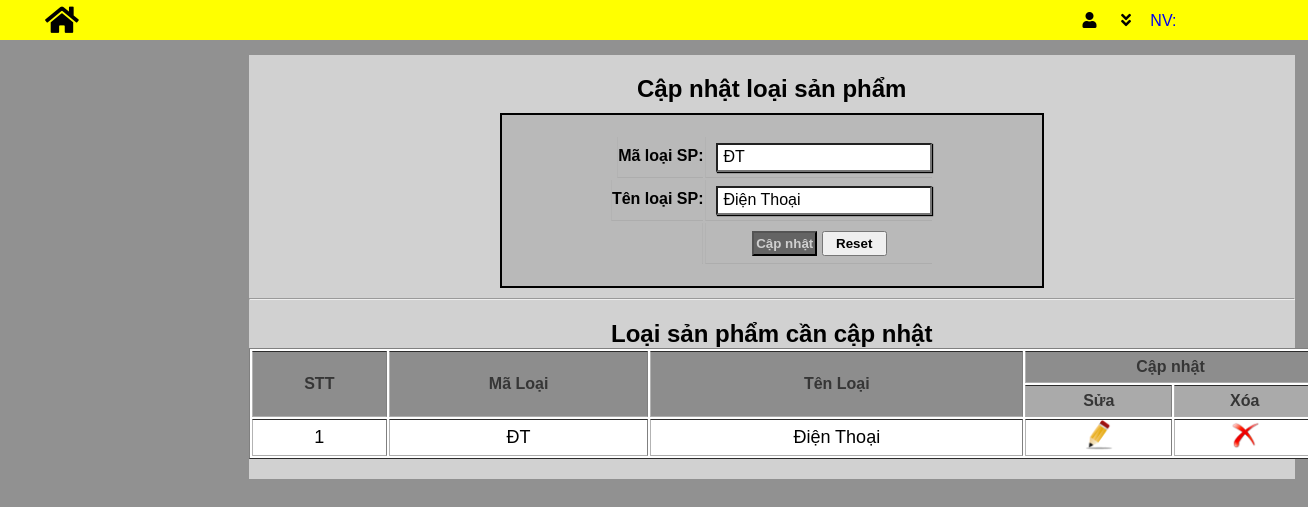
/admin/sua_loaisp.php?id=ĐT, run on the app's committed database.
### tables this page shows
CREATE TABLE `loaisp` (
  `ma_loaisp` varchar(20) NOT NULL,
  `ten_loaisp` varchar(200) NOT NULL
);

### admin/sua_loaisp.php (the view, shortened to what this page needs)
<!DOCTYPE html>
<html lang="en">
<head>
    <link rel="stylesheet" href="../css/admin.css">
    <link rel="stylesheet" href="../css/them_lsp_th_sp.css">
    <link rel="stylesheet" href="../css/danhsach_lsp_th_sp.css">
    <link rel="stylesheet" href="https://cdnjs.cloudflare.com/ajax/libs/font-awesome/5.15.1/css/all.min.css" />
</head>
<body>
    <?php
        include 'tieude.php';
    ?>
    <div id="content">
            <?php
                include '/NienLuanCS/connection/connection.php';
                $id = $_GET['id'];
                $sql1 = "SELECT * from loaisp where ma_loaisp = '".$id."'";
                $result = $con->query($sql1);
                $i = 0;
                $row = $result->fetch_assoc()
            ?>
        <div id="noidungchinh">
        <h2>Cập nhật loại sản phẩm</h2>
            <div id="themloaisp">
                <form action="xuly_sua_loaisp.php" method="POST" >
                    <table>
                        <tr>
                            <td>Mã loại SP: </td>
                            <td><input type="text" name="ma_loai" placeholder="Mã loại sản phẩm" value="<?php echo $row['ma_loaisp']?>"></td>
                        </tr>
                        <tr>
                            <td>Tên loại SP: </td>
                            <td><input type="text" name="ten_loai" placeholder="Tên loại sản phẩm" value="<?php echo $row['ten_loaisp']?>"></td>
                        </tr>
                        <tr>
                            <td>
                                <input type="submit" value="Cập nhật">
                                <input type="reset" value="Reset">
                            </td>
                        </tr>
                    </table>
                </form>
            </div>
            <hr>
            <div id="danhsach">
            <h2>Loại sản phẩm cần cập nhật</h2>
                <table border="1">
                    <tr>
                        <th rowspan="2">STT</th>
                        <th rowspan="2">Mã Loại</th>
                        <th rowspan="2">Tên Loại</th>
                        <th colspan="2">Cập nhật</th>
                    </tr>
                    <tr>
                        <th>Sửa</th>
                        <th>Xóa</th>
                    </tr>
            <?php
                    echo "
                        <tr>
                            <td>".($i = $i + 1)."</td>
                            <td>".$row['ma_loaisp']."</td>
                            <td>".$row['ten_loaisp']."</td>
                            <td><a href='sua_loaisp.php?id=".$row['ma_loaisp']."'><img src='../img/edit.png' alt=''></a></td>
                            <td><a href='xoa_loaisp.php?id=".$row['ma_loaisp']."'><img src='../img/delete.png' alt=''></a></td>
                        </tr>";
            ?>
                </table>
            </div>
        </div>
    </div>
</body>
</html>

### css/admin.css (style rules this page uses)
* { padding: 0; margin: 0; }
body { background-color: rgb(145, 145, 145); font-family: sans-serif; }
a { text-decoration: none; }
#content { width: 100%; display: flex; }
#content #noidungchinh { width: 80%; margin: 0 auto; background-color: rgb(209, 209, 209); margin-left: 19%; margin-top: 55px; display: table-row; align-items: center; justify-content: center; padding-bottom: 20px; }
#content #noidungchinh { text-align: center; }

### css/them_lsp_th_sp.css (style rules this page uses)
#content #noidungchinh h2 { text-align: center; margin-top: 10px; }
#content #noidungchinh form { width: 500px; border: 2px solid black; background-color: rgb(185, 185, 185); display: flex; align-items: center; justify-content: center; padding: 20px; margin: 10px auto; }
#content #noidungchinh form table tr td:first-child { font-weight: bold; float: right; padding-top: 10px; }
#content #noidungchinh form table tr td input[type=text], input[type=password] { height: 25px; padding-left: 5px; font-size: 16px; outline: none; box-shadow: 1px 1px 1px black; float: left; margin-left: 10px; }
#content #noidungchinh input[type="submit"] { width: 65px; height: 25px; background-color: rgb(100, 100, 100); color: rgb(207, 207, 207); font-weight: bold; }
#content #noidungchinh input[type="reset"] { width: 65px; height: 25px; font-weight: bold; }

### css/danhsach_lsp_th_sp.css (style rules this page uses)
#content #noidungchinh #danhsach table { width: 1070px; margin: auto; background-color: rgb(255, 255, 255); color: rgb(0, 0, 0); font-size: 18px; font-weight: 400; }
#content #noidungchinh #danhsach table tr:first-child { background-color: rgb(141, 141, 141); font-size: 16px; color: rgb(54, 54, 54); }
#content #noidungchinh #danhsach table tr:nth-child(2) { background-color: rgb(170, 170, 170); font-size: 16px; color: rgb(54, 54, 54); }
#content #noidungchinh h2 { margin-top: 20px; }
#content #noidungchinh table tr th, td { height: 30px; border-bottom: 1px solid rgb(173, 173, 173); border-left: 1px solid rgb(179, 179, 179); }
#content #noidungchinh table tr td a img { width: 30px; height: 30px; }

### data on the page
loaisp: ma_loai "ĐT", ten_loai "Điện Thoại", ma_loaisp "ĐT", ten_loaisp "Điện Thoại"

### other printed values
$i = $i + 1 "1"
